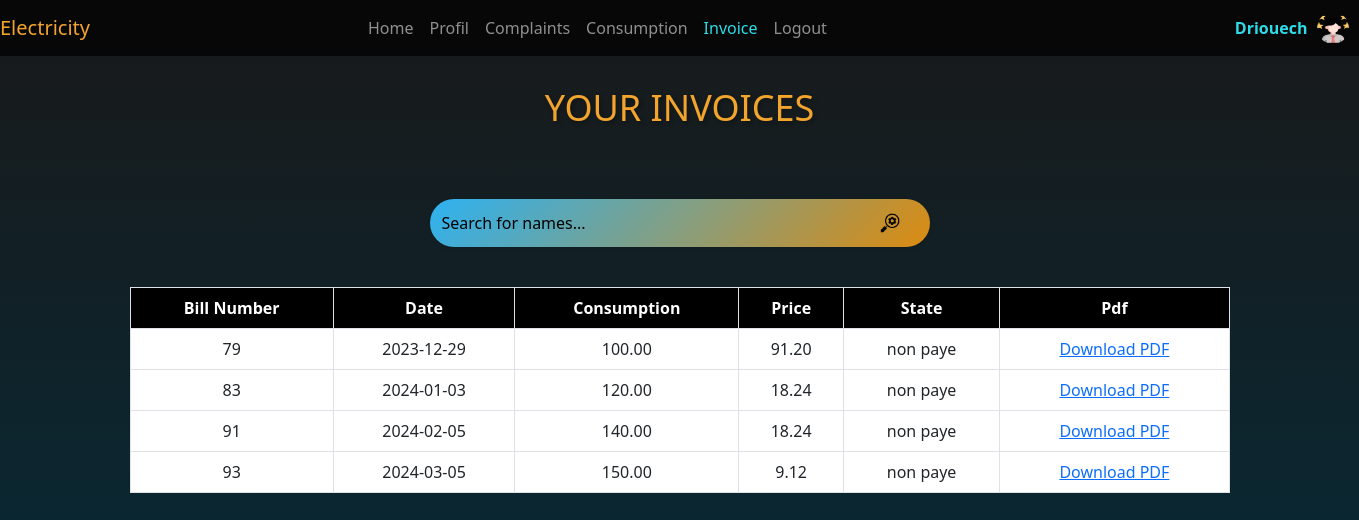
Screenshot of /facture.php (signed in) with the database file from the repository.
### tables this page shows
CREATE TABLE `facture` (
  `id_facture` int(11) NOT NULL,
  `prix_HT` decimal(10,2) DEFAULT NULL,
  `prix_TTC` decimal(10,2) DEFAULT NULL,
  `id_consomation` int(11) DEFAULT NULL,
  `id_client` int(11) DEFAULT NULL,
  `etat` varchar(50) DEFAULT NULL,
  `pdf` blob DEFAULT NULL
);

CREATE TABLE `consomation` (
  `id_c` int(11) NOT NULL,
  `id_client` int(11) DEFAULT NULL,
  `quantite` decimal(10,2) DEFAULT NULL,
  `compteur` blob DEFAULT NULL,
  `date` date DEFAULT NULL,
  `etat` varchar(50) NOT NULL
);

### facture.php (the view, shortened to what this page needs)
<?php
require("ConnectionDB.php");
$id = $_SESSION['id'];
$prenom = $_SESSION['prenom'];
?>
<!DOCTYPE html>
<html lang="en">
<head>
  <link rel="stylesheet" href="https://cdn.jsdelivr.net/npm/bootstrap@5.2.3/dist/css/bootstrap.min.css">
    <link rel="stylesheet" href="https://cdnjs.cloudflare.com/ajax/libs/font-awesome/6.0.0-beta3/css/all.min.css">
        <link rel="stylesheet" href="style.css">
</head>
<body>
<nav class="navbar navbar-expand-lg navbar-dark bg-dark-transparent">
<a class="navbar-brand mr-custom" style="color: #F2A42D;">Electricity</a>
        <div class="collapse navbar-collapse" id="navbarNav">
            <ul class="navbar-nav ml-auto">
                <li class="nav-item ">
                <a class="nav-link" href="Acceuil.php">Home</a>
                </li>
                <li class="nav-item">
                    <a class="nav-link" href="AcceuilClient.php">Profil</a>
                </li>
                <li class="nav-item ">
                    <a class="nav-link" href="ReclamationClient.php">Complaints</a>
                </li>
                <li class="nav-item">
                    <a class="nav-link" href="consomation.php">Consumption</a>
                </li>
                <li class="nav-item active">
                    <a class="nav-link" style="color: #2DDCE8;" href="facture.php">Invoice</a>
                </li>
                <li class="nav-item">
                    <a class="nav-link" href="login.html">Logout</a>
                </li>
            </ul>
            <span class="user-avatar mr-custom2" ><?php echo $prenom ?></span>
            <img src="images/rectangle 12.png" class="rounded-circle" alt="User Avatar" style="width: 32px; height: 32px;">
        </div>
    </nav>
  <h1>Your invoices</h1>
  <div class="container">
   <div class="search-container">
   <div class="search-wrapper">
  <input type="text" id="searchInput" onkeyup="filterTable()" placeholder="Search for names...">
  <img src="images/recherche.png" class="search-image" alt="Search Image">
   </div>
  </div>
    <table class="table  text-center table-bordered" id="myTable">
      <thead class="table-header" >
      <?php
  try {
    $stmt = $conn->prepare("SELECT facture.id_facture, facture.etat AS facture_etat,facture.pdf, consomation.date, facture.prix_TTC, consomation.etat AS consomation_etat, consomation.quantite
        FROM facture
        INNER JOIN consomation ON facture.id_consomation = consomation.id_c
        WHERE facture.id_client =$id");
    $stmt->execute();
    $clients = $stmt->fetchAll();
} catch (PDOException $e) {
    echo "Error: " . $e->getMessage();
}
?>
        <tr>
          <th scope="col">Bill Number</th>
          <th scope="col">Date</th>
          <th scope="col">Consumption</th>
          <th scope="col">Price</th>
          <th scope="col">State</th>
          <th scope="col">Pdf</th>
        </tr>
      </thead>
      <tbody>
        <?php foreach ($clients as $row): ?>
          <tr>
            <td><?= $row["id_facture"] ?></td>
            <td><?= $row["date"] ?></td>
            <td><?= $row["quantite"] ?></td>
            <td><?= $row["prix_TTC"] ?></td>
            <td><?= $row["facture_etat"] ?></td>
            <td>
                    <?php if ($row["consomation_etat"] === 'valide'): ?>
                        <a href="telecharger.php?id=<?= $row["id_facture"] ?>">Download PDF</a>
                    <?php elseif ($row["consomation_etat"] === 'en attente'): ?>
                        <?= $row["pdf"] ?>
                    <?php endif; ?>
                </td>
          </tr>
        <?php endforeach; ?>
      </tbody>
    </table>
  </div>
</body>
</html>

### style.css (style rules this page uses)
body { background: linear-gradient(rgba(0, 0, 0, 0.7), rgba(0, 0, 0, 0.5)) no-repeat fixed, url('images/bg-3.png') no-repeat fixed; background-size: cover; color: white; height: 100vh; margin: 0; padding: 0px; background-position: center ; }
.bg-dark-transparent { background-color: rgba(0, 0, 0, 0.7); }

### facture.php (style rules this page uses)
body { background: linear-gradient(rgba(0, 0, 0, 0.9), #032E3E) fixed; color: white; }
.container { margin-top: 50px; padding: 20px; }
.search-container { margin-top: 20px; margin-bottom: 20px; position: relative; text-align: center; justify-content: space-between; }
.search-wrapper { position: relative; }
.table-header { background-color: black; color: white; }
.search-image { position: absolute; right: 40px; top: 50%; transform: translateY(-50%); width: 20px; height: 20px; }
h1 { color: #F2A42D; margin-top:30px; margin-bottom: 20px; font-size: 36px; text-align: center; text-transform: uppercase; text-shadow: 2px 2px 4px rgba(0, 0, 0, 0.3); }
td { background-color: white !important; }
.search-container { display: flex; align-items: center; justify-content: space-between; margin-left: 300px; margin-top: 0px; margin-bottom: 40px; }
#searchInput { width: 500px; padding: 12px; border: none; border-radius: 25px; font-size: 16px; background: linear-gradient(135deg, #2DB2F2, #DC8B10); box-shadow: 0 2px 5px rgba(0, 0, 0, 0.1); outline: none; margin-right: 10px; }
#searchInput::placeholder { color: black; }
.table-bordered { border-radius: 20px; }
.mr-custom { margin-right: 270px; }
.mr-custom2 { margin-left: 400px; margin-right: 10px; color: #2DDCE8; text-decoration: none; transition: color 0.3s ease; font-weight: bold; }

### rows the page displays
facture: id_facture "79", id_consomation.date "2023-12-29", id_consomation.quantite "100.00", prix_TTC "91.20", etat "non paye"
facture: id_facture "83", id_consomation.date "2024-01-03", id_consomation.quantite "120.00", prix_TTC "18.24", etat "non paye"
facture: id_facture "91", id_consomation.date "2024-02-05", id_consomation.quantite "140.00", prix_TTC "18.24", etat "non paye"
facture: id_facture "93", id_consomation.date "2024-03-05", id_consomation.quantite "150.00", prix_TTC "9.12", etat "non paye"

### other values shown
$prenom "Driouech"
